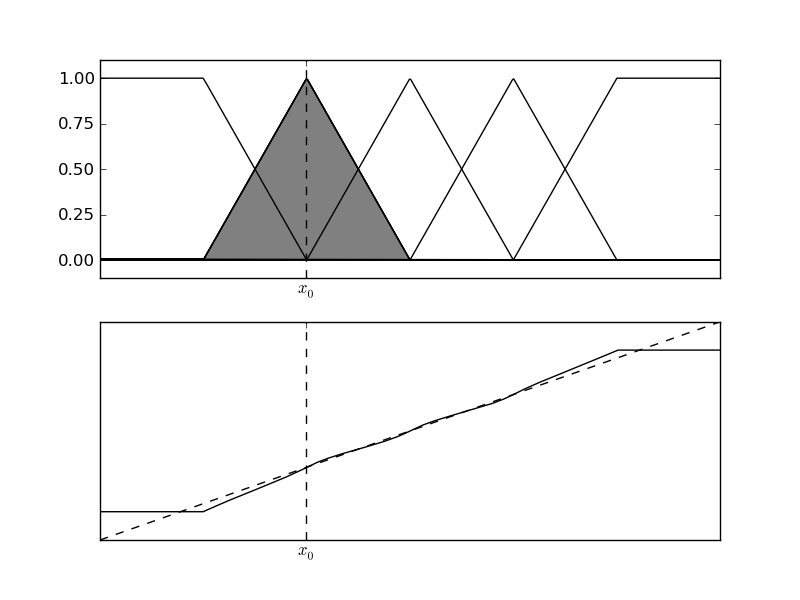

The script that saved this image:
################################################################################
# Peach - Computational Intelligence for Python
# Jose Alexandre Nalon
#
# This file: tutorial/fuzzy-defuzzy.py
# Fuzzification and defuzzification are not complementary operations
################################################################################


# We import numpy for arrays and peach for the library. Actually, peach also
# imports the numpy module, but we want numpy in a separate namespace:
import numpy
from peach.fuzzy import *


# To demonstrate that fuzzifying and subsequently defuzzifying a crisp set does
# not correspond to identity function, we will iterate over an interval to see
# what happens.

# The FlatSaw function is a very handy function that creates a set of membership
# functions equally spaced over an interval. The border functions are ramps, and
# the middle functions are triangles. This distribution of functions is very
# common in fuzzy control.
x = numpy.linspace(-2., 2., 500)
xgn, xpn, xz, xpp, xgp = FlatSaw((-2., 2.), 5)
y = numpy.zeros((500, ), dtype=float)

# We iterate over the domain, first fuzzifying the value of the variable x on
# those membership functions, then defuzzifying it using the Centroid function.
# Here, we use the value of the x variable itself to cut the membership
# functions.
for i in xrange(0, 500):
    yt = xgn(x[i]) & xgn(x) |\
         xpn(x[i]) & xpn(x) |\
         xz(x[i]) & xz(x) |\
         xpp(x[i]) & xpp(x) |\
         xgp(x[i]) & xgp(x)
    y[i] = Centroid(yt, x)

# Just to show what happens we will plot the procedure for a given value of the
# variable x.
x0 = -0.67
y0 = xgn(x0) & xgn(x) |\
     xpn(x0) & xpn(x) |\
     xz(x0) & xz(x) |\
     xpp(x0) & xpp(x) |\
     xgp(x0) & xgp(x)


# We will use the matplotlib module to plot these functions. We save the plot in
# a figure called 'fuzzy-defuzzy.png'.
try:
    import pylab

    pylab.figure(1).set_size_inches(8., 6.)

    pylab.subplot(211)
    pylab.hold(True)
    pylab.plot(x, xgn(x), 'k-')
    pylab.plot(x, xpn(x), 'k-')
    pylab.plot(x, xz(x), 'k-')
    pylab.plot(x, xpp(x), 'k-')
    pylab.plot(x, xgp(x), 'k-')
    pylab.plot(x, y0, 'k-')
    pylab.fill(x, y0, 'gray')
    pylab.plot([ x0, x0 ], [ -0.1, 1.1 ], 'k--')
    pylab.xticks([ x0 ])
    pylab.figure(1).axes[0].set_xticklabels([ r'$x_0$' ])
    pylab.ylim([ -0.1, 1.1 ])
    pylab.yticks([ 0., 0.25, 0.5, 0.75, 1. ])

    pylab.subplot(212)
    pylab.hold(True)
    pylab.plot(x, x, 'k--')
    pylab.plot(x, y, 'k')
    pylab.plot([ x0, x0 ], [ -2., 2. ], 'k--')
    pylab.xticks([ x0 ])
    pylab.figure(1).axes[1].set_xticklabels([ r'$x_0$' ])
    pylab.yticks([ ])

    pylab.savefig('fuzzy-defuzzy.png')

except ImportError:
    pass